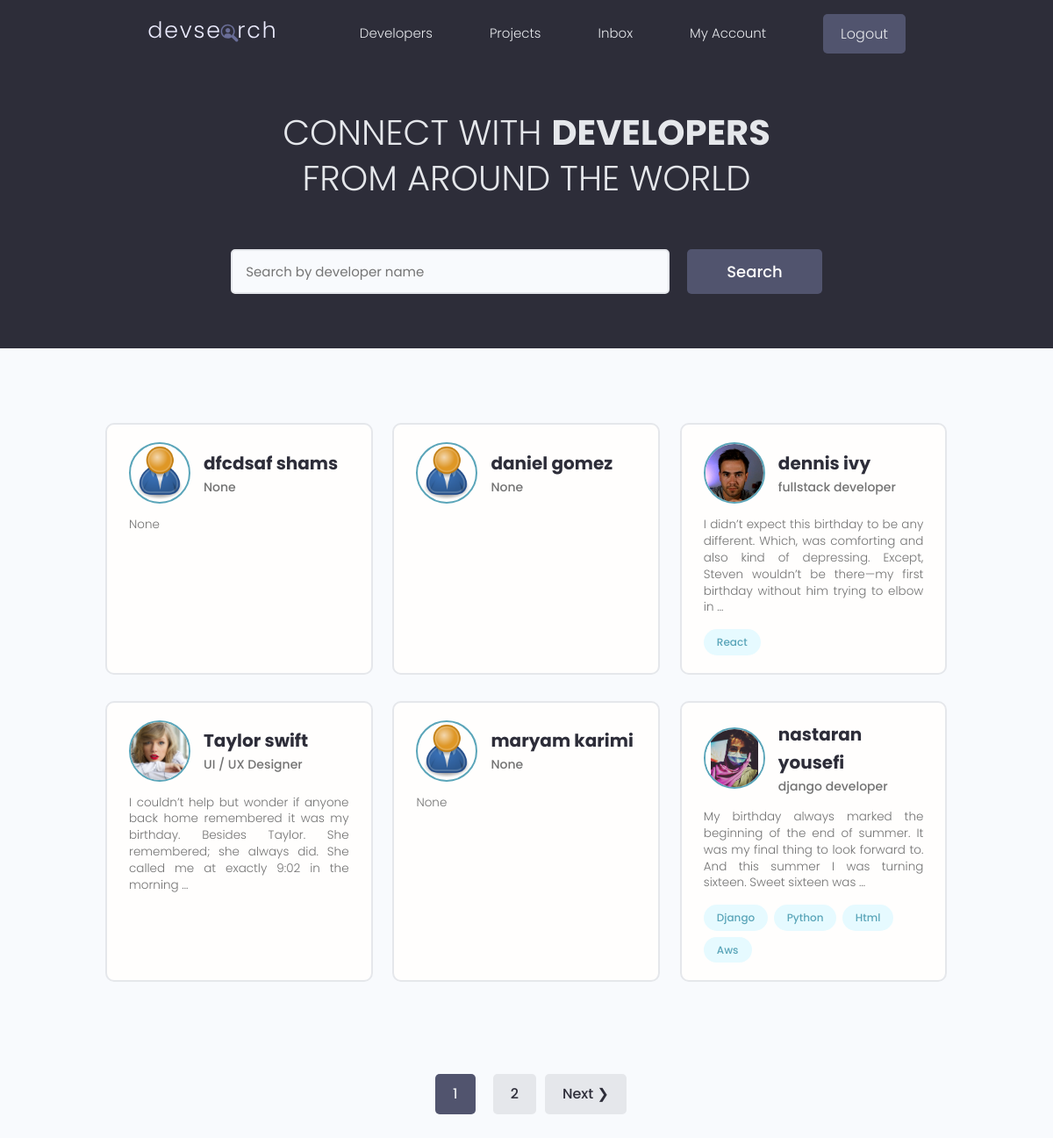
The app's page / (signed in) with its own data.
### users/models.py (models this page shows, shortened)
class Profile(models.Model):
    user = models.OneToOneField(User, on_delete=models.CASCADE, null=True, blank=True)
    name = models.CharField(max_length=250, null=True, blank=True)
    username = models.CharField(max_length=250, null=True, blank=True)
    email = models.EmailField(max_length=500, blank=True, null=True)
    short_intro = models.CharField(max_length=200, blank=True, null=True)
    bio = models.TextField(blank=True, null=True)
    location = models.CharField(max_length=200, blank=True, null=True)
    profile_image = models.ImageField(blank=True, null=True, upload_to='profiles/',
                         default='profiles/user-default.png')
    social_github = models.CharField(max_length=500, blank=True, null=True)
    social_linkedin = models.CharField(max_length=500, blank=True, null=True)
    social_website = models.CharField(max_length=500, blank=True, null=True)
    social_twitter = models.CharField(max_length=500, blank=True, null=True)
    created = models.DateTimeField(auto_now_add=True)
    id = models.UUIDField(default=uuid.uuid4, unique=True, editable=False, primary_key=True)
    @property
    def image_URL(self):
        try:
            url = self.profile_image.url
        except:
            url = 'http://127.0.0.1:8000/images/profiles/user-default.png'
        return url

class Skill(models.Model):
    owner = models.ForeignKey(Profile, on_delete=models.CASCADE)
    name = models.CharField(max_length=200, blank=True, null=True)
    description = models.TextField(null=True, blank=True)
    created = models.DateTimeField(auto_now_add=True)
    id = models.UUIDField(default=uuid.uuid4, unique=True, editable=False, primary_key=True)

### users/views.py (the view)
# urls.py: path('', views.profiles, name='profiles'),
def profiles(request):
    search_query , profiles = search_profiles(request)
    page = request.GET.get('page', 1)
    results = 6
    paginator = Paginator(profiles, results)
    try:
        profiles = paginator.page(page)
    except EmptyPage:
        if int(page) <= 0:
            profiles = paginator.page(1)
        else:
            profiles = paginator.page(paginator.num_pages)
    except PageNotAnInteger:
        profiles = paginator.page(1)
    context = {
        'profiles' : profiles,
        'search_query' : search_query,
    }
    return render(request, 'users/profiles.html', context)

### users/utils.py (called while the page is built)
def search_profiles(request):
    search_query = request.GET.get('q') or ''
    skills = Skill.objects.filter(name__icontains=search_query)
    profiles = Profile.objects.distinct().filter(
        Q(name__icontains=search_query) |
        Q(short_intro__icontains=search_query) |
        Q(skill__in=skills)
    )
    return search_query, profiles

### users/templates/users/profiles.html (shortened to what this page needs)
{% extends 'main.html' %}
{% block content %}
<main class="home">
    <section class="hero-section text-center">
      <div class="container container--narrow">
        <div class="hero-section__box">
          <h2>CONNECT WITH <span>DEVELOPERS</span></h2>
          <h2>FROM AROUND THE WORLD</h2>
        </div>
        <div class="hero-section__search">
          <form id="searchForm" class="form" action="{% url 'profiles' %}" method="get">
            <div class="form__field">
              <input class="input input--text" value="{{ search_query }}" id="formInput#search" type="text" name="q"
                placeholder="Search by developer name" />
            </div>
            <input class="btn btn--sub btn--lg" type="submit" value="Search" />
          </form>
        </div>
      </div>
    </section>
    <section class="devlist">
      <div class="container">
        <div class="grid grid--three">
        {% for profile in profiles %}
          <div class="column card">
            <div class="dev">
              <a href="{% url 'user-profile' profile.pk %}" class="card__body">
                <div class="dev__profile">
                  <img class="avatar avatar--md" src="{{ profile.image_URL }}" alt="image" />
                  <div class="dev__meta">
                    <h3>{{ profile.name }}</h3>
                    <h5>{{ profile.short_intro|truncatewords:6 }}</h5>
                  </div>
                </div>
                <p class="dev__info">{{ profile.bio|truncatewords:30 }}</p>
                <div class="dev__skills">
                    {% for skill in profile.skill_set.all|slice:'6' %}
                      <span class="tag tag--pill tag--main">
                        <small>{{ skill.name|title }}</small>
                      </span>
                    {% endfor %}
                </div>
              </a>
            </div>
          </div>
          {% endfor %}
        </div>
      </div>
    </section>
    {% include 'pagination.html' with query_set=profiles %}
  </main>
{% endblock %}

### static/styles/app.css (style rules this page uses)
:root { --color-sub: #2d2d39; }
.btn--sub { background-color: var(--color-sub-light); }
.card { border: 2px solid var(--color-light); }
img { width: 100%; }
.hero-section { height: 40vh; display: flex; align-items: center; background-color: var(--color-sub); }
.hero-section__box { margin-bottom: 4rem; }
.hero-section__box > h2, .hero-section__box > h2 > span { font-size: 4rem; color: var(--color-light); line-height: 1.3; text-transform: uppercase; }
.hero-section__box > h2 { font-weight: 300; }
.hero-section__box > h2 > span { font-weight: 700; }
.hero-section__search > .form { display: flex; align-items: center; justify-content: center; gap: 2rem; }
.hero-section__search > .form input.input--text { width: 50rem; }
.devlist { margin-top: 8rem; }
.devlist .grid { align-items: stretch; }
.devlist .dev .dev__profile { display: flex; align-items: center; gap: 1.5rem; }
.devlist .dev .dev__meta h3 { color: var(--color-sub); font-size: 2rem; font-weight: 700; }
.devlist .dev .dev__meta h5 { color: var(--color-text); font-size: 1.4rem; font-weight: 500; }
.devlist .dev .dev__info { margin: 1.5rem 0; font-size: 1.35rem; line-height: 1.4; text-align: justify; }

### static/uikit/styles/modules/_variables.css (style rules this page uses)
:root { --color-main: #5aa5b9; --color-main-light: #e6faff; --color-sub: #3f4156; --color-sub-light: #51546e; --color-sub-lighter: #ededfd; --color-text: #737373; --color-gray: #8b8b8b; --color-light: #e5e7eb; --color-light-gray: #767676; --color-bg: #f8fafd; --color-white: #fffefd; --color-white-light: #f3f3f3; --color-success: #359e64; --color-success-bg: #def8e8; --color-error: #fc4b0b; --color-error-bg: #fff2ee; --font-base: 'Poppins', arial, helvetica, 'Segoe UI', roboto, ubuntu, sans-serif; --font-monospace: 'Fira Code', 'Courier New', courier, monospace; --font-regular: 300; --font-medium: 500; --font-bold: 700; --generic-shadow: 1px 1px 5px #00000010; --generic-transition: all 0.3s ease-in-out; }

### static/uikit/styles/modules/_base.css (style rules this page uses)
* { margin: 0; padding: 0; box-sizing: border-box; text-rendering: optimizeLegibility; color: inherit; font-size: inherit; }
html { font-size: 50%; }
@media only screen and (min-width: 480px) { html { font-size: 56.25%; } }
@media only screen and (min-width: 1200px) { html { font-size: 62.5%; } }
body { line-height: 1.6; font-weight: 400; font-size: 1.5rem; color: var(--color-text); background-color: var(--color-bg); min-height: 100vh; }

### static/uikit/styles/modules/_typography.css (style rules this page uses)
* { font-family: var(--font-base); }
h2 { font-size: 3.6rem; font-weight: var(--font-bold); }
h3 { font-size: 3.2rem; font-weight: var(--font-medium); }
h5 { font-size: 2.4rem; font-weight: var(--font-medium); }
h5, h6 { font-weight: var(--font-regular); }
p, span, strong { font-size: 1.6rem; color: var(--color-text); font-weight: var(--font-regular); }
a { padding-bottom: 2px; text-decoration: none; display: inline-block; color: var(--color-main); font-weight: var(--font-medium); }

### static/uikit/styles/modules/_utilities.css (style rules this page uses)
.container { width: 92%; max-width: 165rem; margin: 0 auto; box-sizing: border-box; }
.container--narrow { width: 92%; max-width: 120rem; }
@media screen and (min-width: 1000px) { .container { width: 90%; } }
@media screen and (min-width: 1000px) { .container--narrow { width: 85%; } }
@media screen and (min-width: 1200px) { .container { width: 80%; } }
@media screen and (min-width: 1200px) { .container--narrow { width: 72%; } }
.text-center { text-align: center; }

### static/uikit/styles/modules/_avatar.css (style rules this page uses)
.avatar { border-radius: 50%; border: 2px solid var(--color-main); object-fit: cover; }
.avatar--md { height: 7rem; width: 7rem; }

### static/uikit/styles/modules/_button.css (style rules this page uses)
.btn { display: inline-block; position: relative; cursor: pointer; background-color: var(--color-light); font-weight: var(--font-medium); color: var(--color-sub); text-decoration: none; padding: 1rem 2rem; border-radius: 0.5rem; border: none; width: -webkit-fit-content; width: -moz-fit-content; width: fit-content; height: -webkit-fit-content; height: -moz-fit-content; height: fit-content; font-size: 1.6rem; outline-width: 0; outline-color: transparent; -webkit-backface-visibility: hidden; backface-visibility: hidden; transition: all 0.3s ease-in-out; }
.btn--sub { background-color: var(--color-sub); color: var(--color-white); }
.btn--lg { font-size: 1.8rem; padding: 1.2rem 4.5rem; }

### static/uikit/styles/modules/_card.css (style rules this page uses)
.card { border-radius: 1rem; background-color: var(--color-white); border: 1.5px solid var(--color-light); width: auto; height: auto; margin-top: 0.5rem; margin-bottom: 0.5rem; overflow: hidden; }
.card__body, .card__header { padding: 2rem 2.5rem; }

### records on screen
Profile: image_URL (placeholder picture), name "dfcdsaf shams", short_intro "None", bio "None"
Profile: name "daniel gomez", short_intro "None"
Profile: image_URL (picture), name "dennis ivy", short_intro "fullstack developer", bio "I didn’t expect this birthday to be any different. Which, was comforting and also kind of depressing. Except, Steven wouldn’t be there—my first birthday without him trying to elbow in …"
Skill: name "React"
Profile: image_URL (picture), name "Taylor swift", short_intro "UI / UX Designer", bio "I couldn’t help but wonder if anyone back home remembered it was my birthday. Besides Taylor. She remembered; she always did. She called me at exactly 9:02 in the morning …"
Profile: image_URL (placeholder picture), name "maryam karimi", short_intro "None", bio "None"
Profile: image_URL (picture), name "nastaran yousefi", short_intro "django developer", bio "My birthday always marked the beginning of the end of summer. It was my final thing to look forward to. And this summer I was turning sixteen. Sweet sixteen was …"
Skill: name "Django"
Skill: name "Python"
Skill: name "Html"
Skill: name "Aws"

### other values on screen
{{ i }} "1"
{{ i }} "2"
